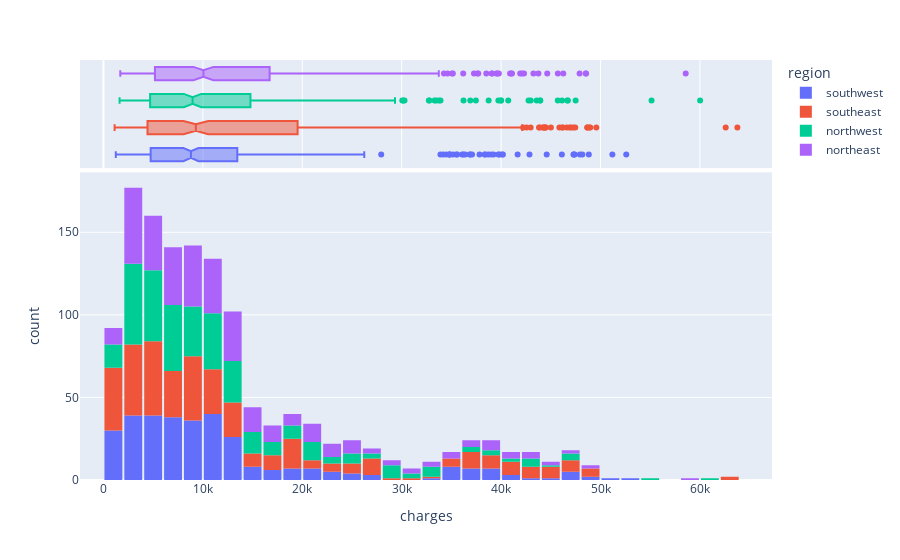

Notebook source saved alongside this figure:
### Markdown cell above
Розподіл charges за категорією sex в наборі даних правоскошений. До 50 персентиля кількість чоловіків майже та сама що і жінок, тобто розподіл між чоловіками і жінками подібний у нижчому діапазоні витрат, але вищі витрати переважають у чоловіків.

### Code cell
fig = px.histogram(medical_df, x='charges', color='region', marginal='box')
fig.update_layout(bargap=0.1)
fig.show()

### Figure 1 — Plotly figure (JSON) as saved in the notebook; plotly's stock layout.template omitted (floating-point values rounded to 4 significant figures; data arrays with more than 128 entries replaced by an {"elided": "..."} marker saying what was removed)
{"data": [{"alignmentgroup": "True", "bingroup": "x", "hovertemplate": "region=southwest<br>charges=%{x}<br>count=%{y}<extra></extra>", "legendgroup": "southwest", "marker": {"color": "#636efa", "pattern": {"shape": ""}}, "name": "southwest", "offsetgroup": "southwest", "orientation": "v", "showlegend": true, "type": "histogram", "x": {"elided": "325 float values"}, "xaxis": "x", "yaxis": "y"}, {"alignmentgroup": "True", "hovertemplate": "region=southwest<br>charges=%{x}<extra></extra>", "legendgroup": "southwest", "marker": {"color": "#636efa"}, "name": "southwest", "notched": true, "offsetgroup": "southwest", "showlegend": false, "type": "box", "x": {"elided": "325 float values"}, "xaxis": "x2", "yaxis": "y2"}, {"alignmentgroup": "True", "bingroup": "x", "hovertemplate": "region=southeast<br>charges=%{x}<br>count=%{y}<extra></extra>", "legendgroup": "southeast", "marker": {"color": "#EF553B", "pattern": {"shape": ""}}, "name": "southeast", "offsetgroup": "southeast", "orientation": "v", "showlegend": true, "type": "histogram", "x": {"elided": "364 float values"}, "xaxis": "x", "yaxis": "y"}, {"alignmentgroup": "True", "hovertemplate": "region=southeast<br>charges=%{x}<extra></extra>", "legendgroup": "southeast", "marker": {"color": "#EF553B"}, "name": "southeast", "notched": true, "offsetgroup": "southeast", "showlegend": false, "type": "box", "x": {"elided": "364 float values"}, "xaxis": "x2", "yaxis": "y2"}, {"alignmentgroup": "True", "bingroup": "x", "hovertemplate": "region=northwest<br>charges=%{x}<br>count=%{y}<extra></extra>", "legendgroup": "northwest", "marker": {"color": "#00cc96", "pattern": {"shape": ""}}, "name": "northwest", "offsetgroup": "northwest", "orientation": "v", "showlegend": true, "type": "histogram", "x": {"elided": "325 float values"}, "xaxis": "x", "yaxis": "y"}, {"alignmentgroup": "True", "hovertemplate": "region=northwest<br>charges=%{x}<extra></extra>", "legendgroup": "northwest", "marker": {"color": "#00cc96"}, "name": "northwest", "notched": true, "offsetgroup": "northwest", "showlegend": false, "type": "box", "x": {"elided": "325 float values"}, "xaxis": "x2", "yaxis": "y2"}, {"alignmentgroup": "True", "bingroup": "x", "hovertemplate": "region=northeast<br>charges=%{x}<br>count=%{y}<extra></extra>", "legendgroup": "northeast", "marker": {"color": "#ab63fa", "pattern": {"shape": ""}}, "name": "northeast", "offsetgroup": "northeast", "orientation": "v", "showlegend": true, "type": "histogram", "x": {"elided": "324 float values"}, "xaxis": "x", "yaxis": "y"}, {"alignmentgroup": "True", "hovertemplate": "region=northeast<br>charges=%{x}<extra></extra>", "legendgroup": "northeast", "marker": {"color": "#ab63fa"}, "name": "northeast", "notched": true, "offsetgroup": "northeast", "showlegend": false, "type": "box", "x": {"elided": "324 float values"}, "xaxis": "x2", "yaxis": "y2"}], "layout": {"bargap": 0.1, "barmode": "relative", "legend": {"title": {"text": "region"}, "tracegroupgap": 0}, "margin": {"t": 60}, "xaxis": {"anchor": "y", "domain": [0, 1], "title": {"text": "charges"}}, "xaxis2": {"anchor": "y2", "domain": [0, 1], "matches": "x", "showgrid": true, "showticklabels": false}, "yaxis": {"anchor": "x", "domain": [0, 0.7326], "title": {"text": "count"}}, "yaxis2": {"anchor": "x2", "domain": [0.7426, 1], "matches": "y2", "showgrid": false, "showline": false, "showticklabels": false, "ticks": ""}}}
